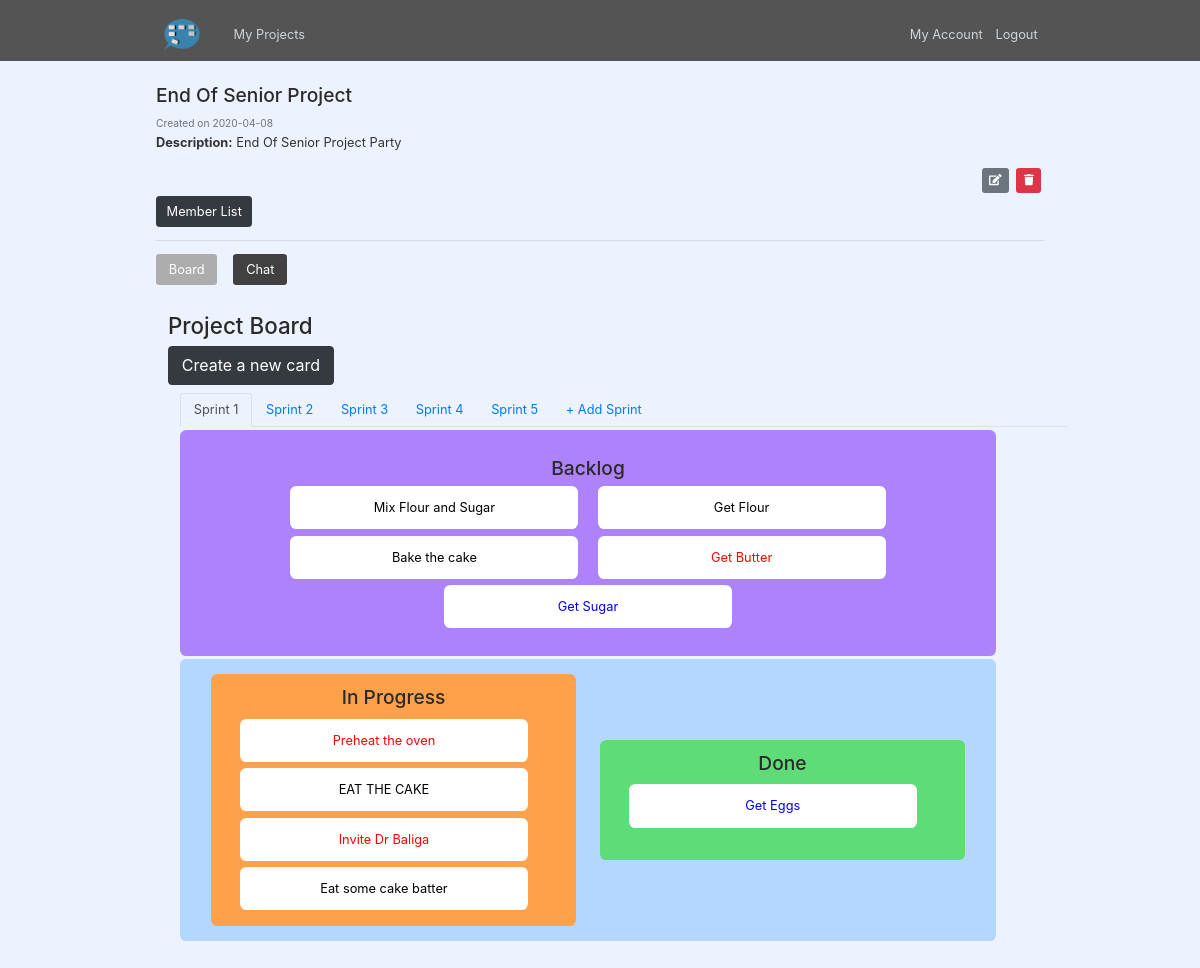
Page /user/Admin/myprojects/project/1 (signed in) on the committed database.
### app/models.py (models this page shows, shortened)
class Project(db.Model):
    id = db.Column(db.Integer, primary_key=True)
    title = db.Column(db.String(100), nullable=False)
    date_posted = db.Column(db.DateTime, nullable=False, default=datetime.utcnow)
    image_file = db.Column(db.String(20), nullable=False, default='default.jpg')
    description = db.Column(db.Text, nullable=False)
    cards = db.relationship('Card', backref='author', lazy=True)

class Sprint(db.Model):
    id = db.Column(db.Integer, primary_key=True)
    project_id = db.Column(db.Integer, db.ForeignKey('project.id'), nullable=False)
    sprint_num = db.Column(db.Integer, nullable=False, default =1)

class Card(db.Model):
    id = db.Column(db.Integer, primary_key=True)
    title = db.Column(db.String(100), nullable=False)
    description = db.Column(db.Text, nullable=False)
    status = db.Column(db.String(20), nullable=False, default = 'backlog')
    project_id = db.Column(db.Integer, db.ForeignKey('project.id'), nullable=False)
    sprint_id = db.Column(db.Integer, default = 0)
    priority = db.Column(db.String(20), default = 'black')
    assigned = db.Column(db.String(50), default="")

### app/routes.py (the view)
@app.route("/user/<string:username>/myprojects/project/<int:project_id>")
@login_required
def project(project_id,username,methods=['GET', 'POST']):
    project = Project.query.get_or_404(project_id)
    members = project.users_in
    if not members:
       abort(403)
    sprints = Sprint.query.filter_by(project_id=project.id).all()
    backlogs = Card.query.filter_by(status = 'backlog', project_id=project_id).all()
    incompletes = Card.query.filter_by(status = 'incomplete', project_id=project_id).all()
    completes = Card.query.filter_by(status = 'complete', project_id=project_id).all()
    usernames = []
    for var in members:
        user= User.query.get(var.id)
        usernames.append(user)
    return render_template('project.html', title=project.title, project=project, backlogs = backlogs, incompletes = incompletes,
     completes = completes, members=members, usernames = usernames,username = current_user.username, rooms = ROOMS, sprints=sprints)

### app/models.py (called while the page is built)
@login_manager.user_loader
def load_user(user_id):
    return User.query.get(int(user_id))

### app/templates/project.html (shortened to what this page needs)
{% extends "layout.html" %}
{% block content %}
<h4 style="padding-top: 25px;"> {{ project.title }} </h4>
<small class = "text-muted"> Created on {{ project.date_posted.strftime('%Y-%m-%d') }}</small>
<div>
    <p> <strong>Description:</strong> {{project.description}} </p>
    <div class="text-right">
        <a class="btn btn-secondary btn-sm m-20" href="{{url_for('update_project', project_id = project.id, username=current_user.username)}}" > <i class="fas fa-edit"></i></a>
        <button type = "button" class="btn btn-danger btn-sm m-1" data-toggle="modal" data-target="#deleteModal"><i class="fas fa-trash"></i></button>
    </div>
</div>
<button type="button" class="btn btn-dark" data-toggle="collapse" data-target="#members">Member List</button>
<hr></hr>
<ul class="nav nav-pills" role="tablist">
    <li class="nav-item">
        <a class="nav-link active" data-toggle="pill" href="#board">Board</a>
    </li>
    <li class="nav-item">
        <a class="nav-link" data-toggle="pill" href="#chat">Chat</a>
    </li>
</ul>
<div class="tab-content">
    <div id="board" class="container tab-pane active"><br>
        <h3>Project Board</h3>
        <a href="{{ url_for('create_card', project_id=project.id, username=current_user.username)}}">
            <button type="button" class="btn btn-dark btn-lg">Create a new card</button>
        </a>
        <div class="container">
            <ul class="nav nav-tabs" role="tablist">
                {% for sprint in sprints %}
                    {% if sprint.sprint_num == 1 %}
                    <li class="nav-item">
                        <a class = "nav-link active" href="#sprint_{{sprint.sprint_num}}" data-toggle="tab">Sprint {{sprint.sprint_num}}</a>
                    </li>
                    {% else %}
                    <li class="nav-item">
                        <a class = "nav-link" href="#sprint_{{sprint.sprint_num}}" data-toggle="tab">Sprint {{sprint.sprint_num}}</a>
                    </li>
                    {% endif %}
                {% endfor %}
                <li class = "nav-item">
                    <a href="#" class="add-contact nav-link">+ Add Sprint</a>
                </li>
            </ul>
            <div class = "lists" for="backlog">
                <div class = "list" for='backlog' id="backlog_1">
                    <h9 style="text-align:center">Backlog</h9>
                    {% for backlog in backlogs%}
                    <div class="list-item" draggable="true" priority="{{backlog.priority}}" id="card_{{backlog.id}}">  {{ backlog.title }} </div>
                    {% endfor %}
                </div>
            </div>
            <div class="tab-content">
                <div class="tab-pane active" id="sprint_1">
                    <div class = "lists">
                        <div class = "list" for ='In Progress' id="ip_1">
                            <h4 style="text-align:center">In Progress</h4>
                            {% for inc in incompletes %}
                            {% if inc.sprint_id == 1 %}
                            <div class="list-item" draggable="true" priority="{{inc.priority}}" id="card_{{inc.id}}">  {{inc.title}} </div>
                            {% endif %}
                            {% endfor %}
                        </div>
                        <div class = "list" for= "Done" id="done_1">
                            <h4 style="text-align:center">Done</h4>
                            {% for com in completes %}
                            {% if com.sprint_id == 1 %}
                                <div class="list-item" draggable="true" priority="{{com.priority}}" id="card_{{com.id}}">  {{com.title}} </div>
                            {% endif %}
                            {% endfor %}
                        </div>
                    </div>
                </div>
            </div>
        </div>
    </div>
</div>
{% endblock content %}

### app/templates/layout.html (shortened to what this page needs)
<!DOCTYPE html>
<html style="zoom:80%">
<head>
    <link rel="stylesheet" href="https://stackpath.bootstrapcdn.com/bootstrap/4.3.1/css/bootstrap.min.css">
    <link rel="stylesheet" type="text/css" href="{{ url_for('static', filename='main.css') }}">
</head>
<body style="background-color:#ecf3ff;">
    <header class="site-header">
        <nav class="navbar navbar-expand-md navbar-dark bg-steel fixed-top">
          <div class="container">
            {% if current_user.is_authenticated %}
              <a class="navbar-brand mr-4" style="color: white;">
                <img src="{{url_for('static', filename='layout_pics/Logo1.2.2.png')}}" width="65" height="40">
              </a>
            {% else %}
              <a class="navbar-brand mr-4" style="color: white;">PMT</a>
            {% endif %}
            <div class="collapse navbar-collapse" id="navbarToggle">
              <div class="navbar-nav mr-auto">
                {% if current_user.is_authenticated %}
                  <a class="nav-item nav-link" href="{{ url_for('user_projects', username=current_user.username ) }}">My Projects</a>
                {% else %}
                  <a class="nav-item nav-link" href="{{ url_for('home') }}">Home</a>
                  <a class="nav-item nav-link" href="{{ url_for('about') }}">About</a>
                {% endif %}
              </div>
              <div class="navbar-nav">
                {% if current_user.is_authenticated %}
                  <a class="nav-item nav-link" href="{{ url_for('account') }}">My Account</a>
                  <a class="nav-item nav-link" href="{{ url_for('logout') }}">Logout</a>
                {% else %}
                  <a class="nav-item nav-link" href="{{ url_for('login') }}">Login</a>
                  <a class="nav-item nav-link" href="{{ url_for('register') }}">Register</a>
                {% endif %}
              </div>
            </div>
          </div>
        </nav>
    </header>
    <main role="main" class="container">
      <div class="row">
          <div class="col-md-12">
          {% block content %}{% endblock %}
          </div>
      </div>
    </main>
    <link rel="stylesheet" href="https://use.fontawesome.com/releases/v5.7.0/css/all.css">
</body>
</html>

### app/static/main.css (style rules this page uses)
body { background-color: #ecf3ff; color: #333333; margin-top: 5rem; }
h1, h2, h3, h4, h5, h6 { color: #2b2929; }
h9 { color: #2b2929; font-size: 1.5rem; font-weight: 500; width: 100%; }
.bg-steel { background-color: #545454; }
.site-header .navbar-nav .nav-link { color: #cbd5db; }
.container { margin-top: 10px; width: 95vw; max-width: 100vw; }
.nav-tabs > li { position:relative; }
.nav-tabs > li > a { display:inline-block; }
.nav-tabs .nav-link.active { background-color: #ecf3ff; border-color: #dee2e6 #dee2e6 #ecf3ff; }
.nav-pills .nav-link:not(.active) { background-color: #414141; color: white; }
.nav-pills .nav-link.active { background-color: #adadad; color: white; }
.nav-pills li { margin-right: 20px; }
.lists { display: flex; flex: 1; width: 85vw; }
.lists .list { display: flex; flex-flow: column; flex: 1; width: 40vw; height: 100%; min-height: 150px; align-content: center; background-color: #ae82fa !important; margin: 0 4px; padding: 8px; transition: all 0.2s linear; align-self: center; }
.list[for = 'In Progress'] { background-color: #fea14a !important; border-radius: 8px; padding: 15px 2vw; text-align: center; margin: 4px 15px; }
.list[for = 'Done'] { background-color: #5edc77 !important; border-radius: 8px; padding: 15px 2vw; text-align: center; margin: 4px 15px; }
.list[for = 'backlog'] { display: flex; flex-flow:row wrap; flex: 1; justify-content: center; align-content: flex-start; width: 80vw; height: 100%; min-height: 150px; max-height:400px; background-color: #ae82fa !important; border-radius: 8px; padding: 15px 2vw; text-align: center; margin: 0 0px; }
.lists { background-color: #b3d7ff; border-radius: 8px; padding: 15px 2vw; text-align: center; margin: 4px 0px; align-content: center; margin-bottom: 4vh; }
.lists[for='backlog'] { background-color: #ae82fa !important; border-radius: 8px; padding: 15px 20px; text-align: center; align-content: center; margin: 4px 0px; overflow-y: auto; }
.list-item { cursor:grab; }
.list-item[priority = 'black'] { background-color: white; border-radius: 8px; width: 30vw; padding: 15px 1vw; text-align: center; margin: 4px 1vw; color:black; overflow-wrap: break-word; }
.list-item[priority = 'blue'] { background-color: white; border-radius: 8px; padding: 15px 1vw; text-align: center; margin: 4px 1vw; color:blue; width: 30vw; overflow-wrap: break-word; }
.list-item[priority = 'red'] { background-color: white; border-radius: 8px; padding: 15px 1vw; text-align: center; margin: 4px 1vw; color: red; width: 30vw; overflow-wrap: break-word; }

### rows in the picture
Project: title "End Of Senior Project", date_posted "2020-04-08", description "End Of Senior Project Party"
Sprint: sprint_num "1"
Sprint: sprint_num "2"
Sprint: sprint_num "3"
Sprint: sprint_num "4"
Sprint: sprint_num "5"
Card: title "Mix Flour and Sugar"
Card: title "Get Flour"
Card: title "Bake the cake"
Card: title "Get Butter"
Card: title "Get Sugar"
Card: title "Preheat the oven"
Card: title "EAT THE CAKE"
Card: title "Invite Dr Baliga"
Card: title "Eat some cake batter"
Card: title "Get Eggs"
